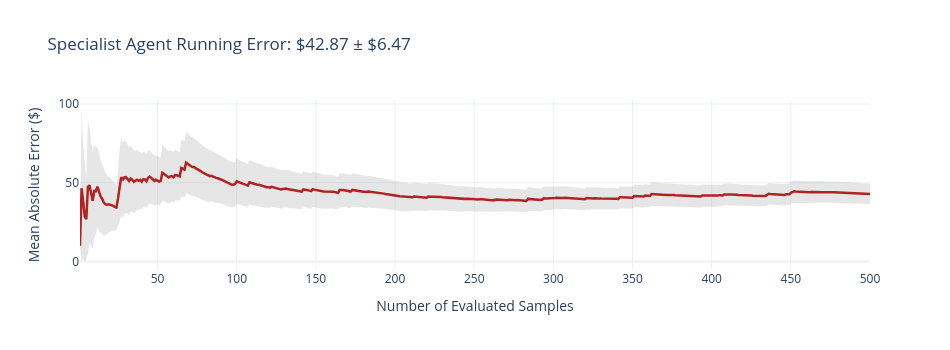
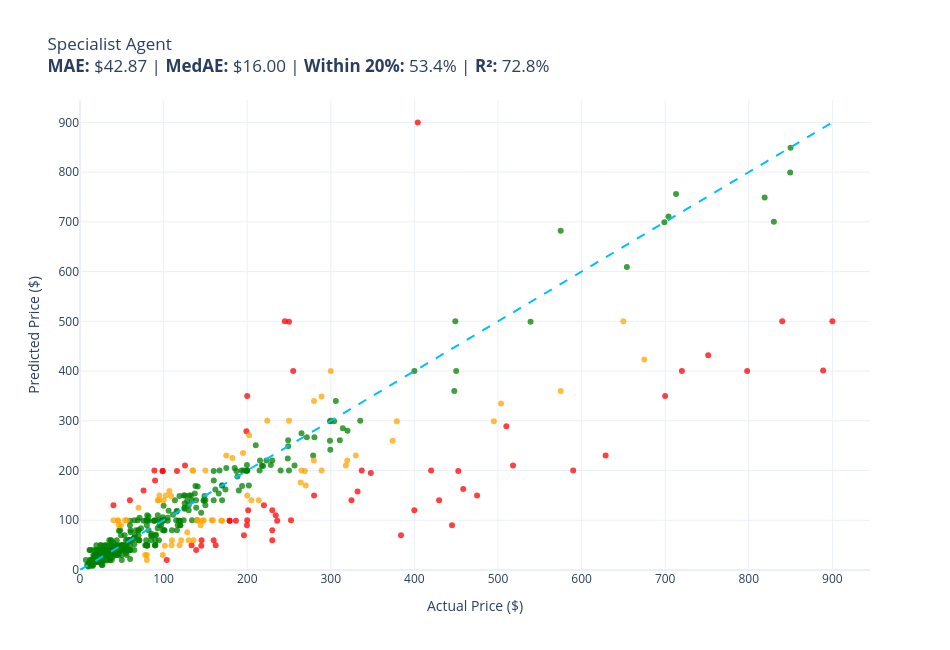

Here is the notebook cell these charts were saved with, in order:
### Code cell
# 2. Specialist Agent (Local LLM)
logging.getLogger().setLevel(logging.WARNING)
evaluate(
    function=lambda item: specialist.price(item),
    data=eval_data,
    size=NUM_EVAL_ITEMS,
    title="Specialist Agent"
)

### Figure 1 — Plotly figure (JSON) as saved in the notebook; plotly's stock layout.template omitted (floating-point values rounded to 4 significant figures; data arrays with more than 128 entries replaced by an {"elided": "..."} marker saying what was removed)
{"data": [{"fill": "toself", "fillcolor": "rgba(128,128,128,0.2)", "hoverinfo": "skip", "line": {"color": "rgba(255,255,255,0)"}, "name": "95% CI", "showlegend": false, "type": "scatter", "x": {"elided": "1000 int values"}, "y": {"elided": "1000 float values"}}, {"customdata": {"elided": "500 float values"}, "hovertemplate": "n=%{x}<br>Avg Error: $%{y:,.2f}<br>±95% CI: $%{customdata:,.2f}<extra></extra>", "line": {"color": "firebrick", "width": 2.5}, "mode": "lines", "name": "Cumulative Avg Error", "type": "scatter", "x": {"elided": "500 int values"}, "y": {"elided": "500 float values"}}], "layout": {"height": 350, "showlegend": false, "title": {"text": "Specialist Agent Running Error: $42.87 ± $6.47"}, "width": 950, "xaxis": {"title": {"text": "Number of Evaluated Samples"}}, "yaxis": {"title": {"text": "Mean Absolute Error ($)"}}}}

### Figure 2 — Plotly figure (JSON) as saved in the notebook; plotly's stock layout.template omitted (floating-point values rounded to 4 significant figures; data arrays with more than 128 entries replaced by an {"elided": "..."} marker saying what was removed)
{"data": [{"customdata": {"elided": "373x1 str values"}, "hovertemplate": "%{customdata[0]}<extra></extra>", "legendgroup": "green", "marker": {"color": "green", "opacity": 0.75, "size": 6, "symbol": "circle"}, "mode": "markers", "name": "green", "orientation": "v", "showlegend": true, "type": "scatter", "x": {"elided": "373 float values"}, "xaxis": "x", "y": {"elided": "373 float values"}, "yaxis": "y"}, {"customdata": [["telpo Headlight Assembly Fit For 15 Camr...<br>Guess: $199.00<br>Actual: $115.99<br>Error: $83.01"], ["RBC12-UPC Replacement Battery Cartridge ...<br>Guess: $80.00<br>Actual: $229.99<br>Error: $149.99"], ["Bam Trekking 3027SB Single Black Clarine...<br>Guess: $158.00<br>Actual: $332.00<br>Error: $174.00"], ["DEWALT 20V MAX* XR Impact Driver with Bl...<br>Guess: $199.00<br>Actual: $452.53<br>Error: $253.53"], ["Aolemi Oil Rubbed Bronze Single Function...<br>Guess: $199.00<br>Actual: $98.65<br>Error: $100.35"], ["GanFindX Portable Car Hand Controls for ...<br>Guess: $60.00<br>Actual: $159.90<br>Error: $99.90"], ["Evergreen HSHB2005 Cylinder Head Gasket ...<br>Guess: $140.00<br>Actual: $59.69<br>Error: $80.31"], ["JRready ST6313 DT Deutsch Connector Kit,...<br>Guess: $90.00<br>Actual: $199.68<br>Error: $109.68"], ["Tidal Front + Rear Fender Flares 4PC Poc...<br>Guess: $400.00<br>Actual: $254.99<br>Error: $145.01"], ["Dakota Alert MURS Alert Probe Sensor - M...<br>Guess: $130.00<br>Actual: $219.99<br>Error: $89.99"], ["Wenger City Upgrade Laptop Backpack with...<br>Guess: $60.00<br>Actual: $145.42<br>Error: $85.42"], ["KOHLER 18865-CP Filtered Water Faucet, P...<br>Guess: $150.00<br>Actual: $475.00<br>Error: $325.00"], ["MC: Pindicator (Dual Intensity Amber)<br>Guess: $130.00<br>Actual: $40.00<br>Error: $90.00"], ["Sumerain S1339CM Double Handle Widesprea...<br>Guess: $99.00<br>Actual: $235.86<br>Error: $136.86"], ["Poison Spyder 10-08-020 Rocker Knocker<br>Guess: $230.00<br>Actual: $628.76<br>Error: $398.76"], ["Lighted Triangle Mirror Cabinet Bathroom...<br>Guess: $90.00<br>Actual: $445.00<br>Error: $355.00"], ["Canon Sure Shot 90u 35mm Date Camera<br>Guess: $120.00<br>Actual: $399.89<br>Error: $279.89"], ["CradlePoint Compact Broadband Router (CB...<br>Guess: $200.00<br>Actual: $89.00<br>Error: $111.00"], ["18 Inch White Undermount Kitchen Sink - ...<br>Guess: $99.00<br>Actual: $179.00<br>Error: $80.00"], ["New Replacement seat cover fits Yamaha M...<br>Guess: $40.00<br>Actual: $138.95<br>Error: $98.95"], ["Music Hall pa15.3 MM/MC Phono Preamplifi...<br>Guess: $499.00<br>Actual: $250.00<br>Error: $249.00"], ["Competition Clutch Disc and Pressure Pla...<br>Guess: $289.00<br>Actual: $510.00<br>Error: $221.00"], ["Dell XPS 13 9343-2727SLV 13.3\" Full HD S...<br>Guess: $500.00<br>Actual: $839.99<br>Error: $339.99"], ["Pacific Drums PDCM1618TTRB 16 x 18 Inche...<br>Guess: $200.00<br>Actual: $419.99<br>Error: $219.99"], ["Targus CityGear Durable Backpack, Black,...<br>Guess: $50.00<br>Actual: $133.43<br>Error: $83.43"], ["AIRAID Cold Air Intake System by K&N: In...<br>Guess: $350.00<br>Actual: $199.99<br>Error: $150.01"], ["02-13 2011 2012 2013 DODGE RAM RECEIVER ...<br>Guess: $140.00<br>Actual: $324.75<br>Error: $184.75"], ["ALLOYWORKS 3 Row All Aluminum Radiator f...<br>Guess: $279.00<br>Actual: $199.00<br>Error: $80.00"], ["Kndko Beverage Refrigerator Cooler - Min...<br>Guess: $70.00<br>Actual: $196.07<br>Error: $126.07"], ["Vox V847-C Wah Pedal<br>Guess: $120.00<br>Actual: $229.99<br>Error: $109.99"], ["PN-8593-G0 : Ghost Loaded ResoMax NW1 Wr...<br>Guess: $100.00<br>Actual: $252.41<br>Error: $152.41"], ["Garage-Pro Tail Light Compatible with 20...<br>Guess: $110.00<br>Actual: $234.10<br>Error: $124.10"], ["InkPro Replacement Ink Cartridge PFI-300...<br>Guess: $160.00<br>Actual: $75.99<br>Error: $84.01"], ["930 Axle Kit For Bus Trans, 19 1/4\" Leng...<br>Guess: $400.00<br>Actual: $798.06<br>Error: $398.06"], ["FE37190 Upgraded Rear AC Line Set, Air C...<br>Guess: $200.00<br>Actual: $336.99<br>Error: $136.99"], ["Kohler 3493-RA-0 Bath Hardware, White<br>Guess: $140.00<br>Actual: $429.56<br>Error: $289.56"], ["AT&T Airties Air 4921 Smart Wi-Fi Extend...<br>Guess: $60.00<br>Actual: $229.99<br>Error: $169.99"], ["SAMSUNG SMGRF4287HARS/XAA ASSEMBLY LEVER...<br>Guess: $20.00<br>Actual: $103.79<br>Error: $83.79"], ["Grundfos 96693071 Pump MQ Protective Key...<br>Guess: $49.00<br>Actual: $145.09<br>Error: $96.09"], ["For Toyota Echo Prius & Scion xA xB Comp...<br>Guess: $163.00<br>Actual: $458.41<br>Error: $295.41"], ["Longacre 52-50483 Digital Shock Inflatio...<br>Guess: $210.00<br>Actual: $125.61<br>Error: $84.39"], ["Smith-Victor K33 3 700SG Quartz Light, 1...<br>Guess: $200.00<br>Actual: $589.95<br>Error: $389.95"], ["Magnavox 13MDTD20 13-Inch TV-DVD Combo<br>Guess: $150.00<br>Actual: $279.96<br>Error: $129.96"], ["GIANDEL Pure Sine Wave Power Inverter 50...<br>Guess: $500.00<br>Actual: $899.96<br>Error: $399.96"], ["Brother Laser Printer with Duplex HL-L62...<br>Guess: $500.00<br>Actual: $245.00<br>Error: $255.00"], ["Microsoft Surface Book 512GB with Perfor...<br>Guess: $900.00<br>Actual: $404.00<br>Error: $496.00"], ["Steiff Classic 1920 Teddy Bear, 14\" - Fo...<br>Guess: $120.00<br>Actual: $201.20<br>Error: $81.20"], ["A/C Compressor fits Toyota Corolla Sdn (...<br>Guess: $99.00<br>Actual: $179.00<br>Error: $80.00"], ["wet sounds ADP TC3-Swivel Mini REV Stain...<br>Guess: $70.00<br>Actual: $383.99<br>Error: $313.99"], ["Polaris PRO XP, PRO R & Turbo R RZR Ride...<br>Guess: $199.00<br>Actual: $99.00<br>Error: $100.00"], ["Moonshine Stills 13 Gallon Still Boiler<br>Guess: $195.00<br>Actual: $347.87<br>Error: $152.87"], ["Delphi FG1683 Fuel Module<br>Guess: $210.00<br>Actual: $517.99<br>Error: $307.99"], ["Panasonic SDR-S26 SD Camcorder (Black)<br>Guess: $180.00<br>Actual: $89.80<br>Error: $90.20"], ["Arnott AS-3323 New Front Rt Eibach Air S...<br>Guess: $432.00<br>Actual: $751.47<br>Error: $319.47"], ["ReadyLift 69-8020 Smart Suspension Techn...<br>Guess: $350.00<br>Actual: $699.95<br>Error: $349.95"], ["Mishimoto MMRAD-F2D-99 Performance Alumi...<br>Guess: $401.00<br>Actual: $888.95<br>Error: $487.95"], ["Case of 1 Transmitter and 15 Receivers 1...<br>Guess: $400.00<br>Actual: $719.99<br>Error: $319.99"], ["PNY Quadro NVS 420 PCI-Express x 16 with...<br>Guess: $100.00<br>Actual: $199.99<br>Error: $99.99"], ["POP! Funko Television Stranger Things Ma...<br>Guess: $50.00<br>Actual: $162.28<br>Error: $112.28"], ["Canon 2585A001 52mm Drop-in Circular Pol...<br>Guess: $99.00<br>Actual: $186.50<br>Error: $87.50"]], "hovertemplate": "%{customdata[0]}<extra></extra>", "legendgroup": "red", "marker": {"color": "red", "opacity": 0.75, "size": 6, "symbol": "circle"}, "mode": "markers", "name": "red", "orientation": "v", "showlegend": true, "type": "scatter", "x": [116.0, 230.0, 332.0, 452.5, 98.65, 159.9, 59.69, 199.7, 255.0, 220.0, 145.4, 475.0, 40.0, 235.9, 628.8, 445.0, 399.9, 89.0, 179.0, 138.9, 250.0, 510.0, 840.0, 420.0, 133.4, 200.0, 324.8, 199.0, 196.1, 230.0, 252.4, 234.1, 75.99, 798.1, 337.0, 429.6, 230.0, 103.8, 145.1, 458.4, 125.6, 590.0, 280.0, 900.0, 245.0, 404.0, 201.2, 179.0, 384.0, 99.0, 347.9, 518.0, 89.8, 751.5, 700.0, 889.0, 720.0, 200.0, 162.3, 186.5], "xaxis": "x", "y": [199.0, 80.0, 158.0, 199.0, 199.0, 60.0, 140.0, 90.0, 400.0, 130.0, 60.0, 150.0, 130.0, 99.0, 230.0, 90.0, 120.0, 200.0, 99.0, 40.0, 499.0, 289.0, 500.0, 200.0, 50.0, 350.0, 140.0, 279.0, 70.0, 120.0, 100.0, 110.0, 160.0, 400.0, 200.0, 140.0, 60.0, 20.0, 49.0, 163.0, 210.0, 200.0, 150.0, 500.0, 500.0, 900.0, 120.0, 99.0, 70.0, 199.0, 195.0, 210.0, 180.0, 432.0, 350.0, 401.0, 400.0, 100.0, 50.0, 99.0], "yaxis": "y"}, {"customdata": [["SuppliesOutlet Compatible Toner Cartridg...<br>Guess: $90.00<br>Actual: $144.29<br>Error: $54.29"], ["Pump Head TBVECHI 175PSI 4KW 5.5HP 21CFM...<br>Guess: $230.00<br>Actual: $329.90<br>Error: $99.90"], ["Metabo HPT 36V MultiVolt™ Cordless Rotar...<br>Guess: $299.00<br>Actual: $379.00<br>Error: $80.00"], ["Mini PC, Kinupute Desktop Computer E3-12...<br>Guess: $299.00<br>Actual: $495.00<br>Error: $196.00"], ["Clementoni 39132.5 Jigsaw Puzzle 1,000 P...<br>Guess: $20.00<br>Actual: $79.95<br>Error: $59.95"], ["Travelpro Platinum Elite Slim Business L...<br>Guess: $140.00<br>Actual: $213.83<br>Error: $73.83"], ["15\" Locking Shower Head Extension Arm in...<br>Guess: $30.00<br>Actual: $79.95<br>Error: $49.95"], ["3D Tree Hole Branches 075 Stair Risers D...<br>Guess: $60.00<br>Actual: $129.99<br>Error: $69.99"], ["Evan-Fischer Front Bumper Cover Compatib...<br>Guess: $271.00<br>Actual: $202.38<br>Error: $68.62"], ["Webcem Solar Shed Light Outdoor Indoor, ...<br>Guess: $30.00<br>Actual: $77.96<br>Error: $47.96"], ["Western Digital Enterprise RE4-GP 2TB SA...<br>Guess: $60.00<br>Actual: $109.95<br>Error: $49.95"], ["Trail Gear Twin Stick Kit for Top Shift ...<br>Guess: $340.00<br>Actual: $279.92<br>Error: $60.08"], ["Marvel Legends Series X-Men 6-Inch Archa...<br>Guess: $30.00<br>Actual: $98.95<br>Error: $68.95"], ["ANZO USA 111207 GMC SIERRA 99-06 / YUKON...<br>Guess: $225.00<br>Actual: $182.28<br>Error: $42.72"], ["Grey Pneumatic 1311SD Impact Socket Set<br>Guess: $100.00<br>Actual: $157.43<br>Error: $57.43"], ["Aeromotive 13304 Regulator, X1 Adjustabl...<br>Guess: $170.00<br>Actual: $269.95<br>Error: $99.95"], ["Walker Exhaust Ultra EPA 16478 Direct Fi...<br>Guess: $360.00<br>Actual: $574.99<br>Error: $214.99"], ["DuraGo 29515020 Front Hub Assembly<br>Guess: $76.00<br>Actual: $128.34<br>Error: $52.34"], ["Linkloos Solar Street Lights Outdoor Wat...<br>Guess: $100.00<br>Actual: $55.99<br>Error: $44.01"], ["GENUINE VOLVO THERMOSTAT (3.0, 3.2) S60 ...<br>Guess: $150.00<br>Actual: $102.85<br>Error: $47.15"], ["SP Air Corporation SP-8102BU 1/4-Inch He...<br>Guess: $140.00<br>Actual: $204.99<br>Error: $64.99"], ["StonKraft Brass Chess Board Game Set wit...<br>Guess: $100.00<br>Actual: $140.00<br>Error: $40.00"], ["Venom Power Terra Hunter R/T+ R/T All-Te...<br>Guess: $220.00<br>Actual: $319.65<br>Error: $99.65"], ["Audio Techinca ATW-T1002 System 10 Handh...<br>Guess: $349.00<br>Actual: $289.00<br>Error: $60.00"], ["DuraGo BR5330 Front Vented Disc Brake Ro...<br>Guess: $49.00<br>Actual: $101.51<br>Error: $52.51"], ["HP Laserjet 2100 Laser Printer W/Test Pr...<br>Guess: $400.00<br>Actual: $299.98<br>Error: $100.02"], ["Pyle Home Premium New and Improved 4 Zon...<br>Guess: $60.00<br>Actual: $120.99<br>Error: $60.99"], ["Print Head Printhead for Zebra ZM400 Bar...<br>Guess: $99.00<br>Actual: $169.99<br>Error: $70.99"], ["Lenovo IdeaPad 1 Laptop, 14\" HD Anti-Gla...<br>Guess: $199.00<br>Actual: $269.00<br>Error: $70.00"], ["TRANSTAR 6494 Urethane Flattening Agent ...<br>Guess: $50.00<br>Actual: $109.48<br>Error: $59.48"], ["Milwauke Lineman's High-Leverage Ratchet...<br>Guess: $60.00<br>Actual: $135.93<br>Error: $75.93"], ["Diplomat Excellence A2 Trim Fountain Pen...<br>Guess: $235.00<br>Actual: $195.00<br>Error: $40.00"], ["Orange Amplifiers Crush12 12W 1x6 Guitar...<br>Guess: $149.00<br>Actual: $109.00<br>Error: $40.00"], ["DIBON AUTO Headlight Assembly Compatible...<br>Guess: $100.00<br>Actual: $140.99<br>Error: $40.99"], ["HOROW HWMT-8733U Small Compact One Piece...<br>Guess: $200.00<br>Actual: $289.00<br>Error: $89.00"], ["Hellwig 983 EZ Level Helper Spring Kit<br>Guess: $230.00<br>Actual: $174.95<br>Error: $55.05"], ["NI-KDS Fuser Assembly, RM1-6405 for HP P...<br>Guess: $150.00<br>Actual: $94.99<br>Error: $55.01"], ["CHEYA Real Carbon Fiber Car Door Sill Sc...<br>Guess: $100.00<br>Actual: $148.00<br>Error: $48.00"], ["Plantronics W410-M Over-The-Head, Monaur...<br>Guess: $150.00<br>Actual: $199.99<br>Error: $49.99"], ["TrekPak Dividers for The Pelican 1510. I...<br>Guess: $99.00<br>Actual: $169.00<br>Error: $70.00"], ["Emliviar 4-Light Vanity Lights Brushed N...<br>Guess: $140.00<br>Actual: $92.99<br>Error: $47.01"], ["PM PERFORMOTOR Chrome Housing Clear Corn...<br>Guess: $140.00<br>Actual: $100.00<br>Error: $40.00"], ["T-Rex Racing Fender Eliminator for Suzuk...<br>Guess: $125.00<br>Actual: $69.95<br>Error: $55.05"], ["MU85B-16 (77H) Dunlop American Elite Rea...<br>Guess: $220.00<br>Actual: $279.71<br>Error: $59.71"], ["KICKER 48CDF104 Comp12 10\" 300w Down Fir...<br>Guess: $300.00<br>Actual: $223.95<br>Error: $76.05"], ["vidaXL LP Record Album Storage Shelf | V...<br>Guess: $90.00<br>Actual: $46.37<br>Error: $43.63"], ["Fisher-Price Imaginext Apptivity Fortres...<br>Guess: $100.00<br>Actual: $44.99<br>Error: $55.01"], ["Medical Nation Face Shield | Case of 48 ...<br>Guess: $100.00<br>Actual: $39.99<br>Error: $60.01"], ["ADJ Products LED PIXEL 4C LED Pixel Tube...<br>Guess: $200.00<br>Actual: $134.99<br>Error: $65.01"], ["QSC Side Indicator Turn Signal Light Ass...<br>Guess: $99.00<br>Actual: $45.55<br>Error: $53.45"], ["Dorman 674-939 Exhaust Manifold Kit - In...<br>Guess: $99.00<br>Actual: $146.46<br>Error: $47.46"], ["Giclee Glow Aqua Mosaic 10 1/4\" Wide Min...<br>Guess: $200.00<br>Actual: $149.99<br>Error: $50.01"], ["Plantronics 85619-12 Wired Headset, Gray<br>Guess: $50.00<br>Actual: $118.99<br>Error: $68.99"], ["APS iBoard Running Boards (Nerf Bars Sid...<br>Guess: $210.00<br>Actual: $318.00<br>Error: $108.00"], ["Kichler Avery 33.25\" 4 Light Vanity Ligh...<br>Guess: $200.00<br>Actual: $134.90<br>Error: $65.10"], ["Xapolu 70W LED Canopy Light, 9800 Lums(3...<br>Guess: $100.00<br>Actual: $53.99<br>Error: $46.01"], ["OREDY Pair of 2 Rear Struts & Coil Sprin...<br>Guess: $159.00<br>Actual: $106.88<br>Error: $52.12"], ["[3MP HD,Audio] SMONET WiFi Security Came...<br>Guess: $300.00<br>Actual: $249.99<br>Error: $50.01"], ["Flowmaster 527504 50 Big Block Muffler -...<br>Guess: $176.00<br>Actual: $263.95<br>Error: $87.95"], ["Armordillo USA 7163133 CoveRex TFX Serie...<br>Guess: $423.00<br>Actual: $674.99<br>Error: $251.99"], ["UTV INC Polaris RZR XP Turbo S PCI Two W...<br>Guess: $90.00<br>Actual: $49.00<br>Error: $41.00"], ["Power Stop KC5951 Front Z23 Evolution Sp...<br>Guess: $335.00<br>Actual: $503.68<br>Error: $168.68"], ["Progress Lighting P2524-30 AirPro Hugger...<br>Guess: $140.00<br>Actual: $94.36<br>Error: $45.64"], ["Power Stop K1799-36 Rear Z36 Truck & Tow...<br>Guess: $260.00<br>Actual: $373.99<br>Error: $113.99"], ["ASUS ZenBeam E1 Portable Mini Projector ...<br>Guess: $200.00<br>Actual: $264.99<br>Error: $64.99"], ["HP Photosmart C410a Premium Fax e-All-in...<br>Guess: $500.00<br>Actual: $649.99<br>Error: $149.99"], ["RESHY High Precision 30kg x 1g Industria...<br>Guess: $100.00<br>Actual: $159.00<br>Error: $59.00"]], "hovertemplate": "%{customdata[0]}<extra></extra>", "legendgroup": "orange", "marker": {"color": "orange", "opacity": 0.75, "size": 6, "symbol": "circle"}, "mode": "markers", "name": "orange", "orientation": "v", "showlegend": true, "type": "scatter", "x": [144.3, 329.9, 379.0, 495.0, 79.95, 213.8, 79.95, 130.0, 202.4, 77.96, 110.0, 279.9, 98.95, 182.3, 157.4, 269.9, 575.0, 128.3, 55.99, 102.8, 205.0, 140.0, 319.6, 289.0, 101.5, 300.0, 121.0, 170.0, 269.0, 109.5, 135.9, 195.0, 109.0, 141.0, 289.0, 174.9, 94.99, 148.0, 200.0, 169.0, 92.99, 100.0, 69.95, 279.7, 223.9, 46.37, 44.99, 39.99, 135.0, 45.55, 146.5, 150.0, 119.0, 318.0, 134.9, 53.99, 106.9, 250.0, 263.9, 675.0, 49.0, 503.7, 94.36, 374.0, 265.0, 650.0, 159.0], "xaxis": "x", "y": [90.0, 230.0, 299.0, 299.0, 20.0, 140.0, 30.0, 60.0, 271.0, 30.0, 60.0, 340.0, 30.0, 225.0, 100.0, 170.0, 360.0, 76.0, 100.0, 150.0, 140.0, 100.0, 220.0, 349.0, 49.0, 400.0, 60.0, 99.0, 199.0, 50.0, 60.0, 235.0, 149.0, 100.0, 200.0, 230.0, 150.0, 100.0, 150.0, 99.0, 140.0, 140.0, 125.0, 220.0, 300.0, 90.0, 100.0, 100.0, 200.0, 99.0, 99.0, 200.0, 50.0, 210.0, 200.0, 100.0, 159.0, 300.0, 176.0, 423.0, 90.0, 335.0, 140.0, 260.0, 200.0, 500.0, 100.0], "yaxis": "y"}, {"hoverinfo": "skip", "line": {"color": "deepskyblue", "dash": "dash", "width": 2}, "mode": "lines", "name": "Ideal (y = x)", "showlegend": false, "type": "scatter", "x": [0, 900], "y": [0, 900]}], "layout": {"height": 650, "legend": {"title": {"text": "color"}, "tracegroupgap": 0}, "showlegend": false, "title": {"text": "Specialist Agent<br><b>MAE:</b> $42.87 | <b>MedAE:</b> $16.00 | <b>Within 20%:</b> 53.4% | <b>R²:</b> 72.8%"}, "width": 950, "xaxis": {"anchor": "y", "domain": [0, 1], "range": [0, 945], "title": {"text": "Actual Price ($)"}}, "yaxis": {"anchor": "x", "domain": [0, 1], "range": [0, 945], "title": {"text": "Predicted Price ($)"}}}}
